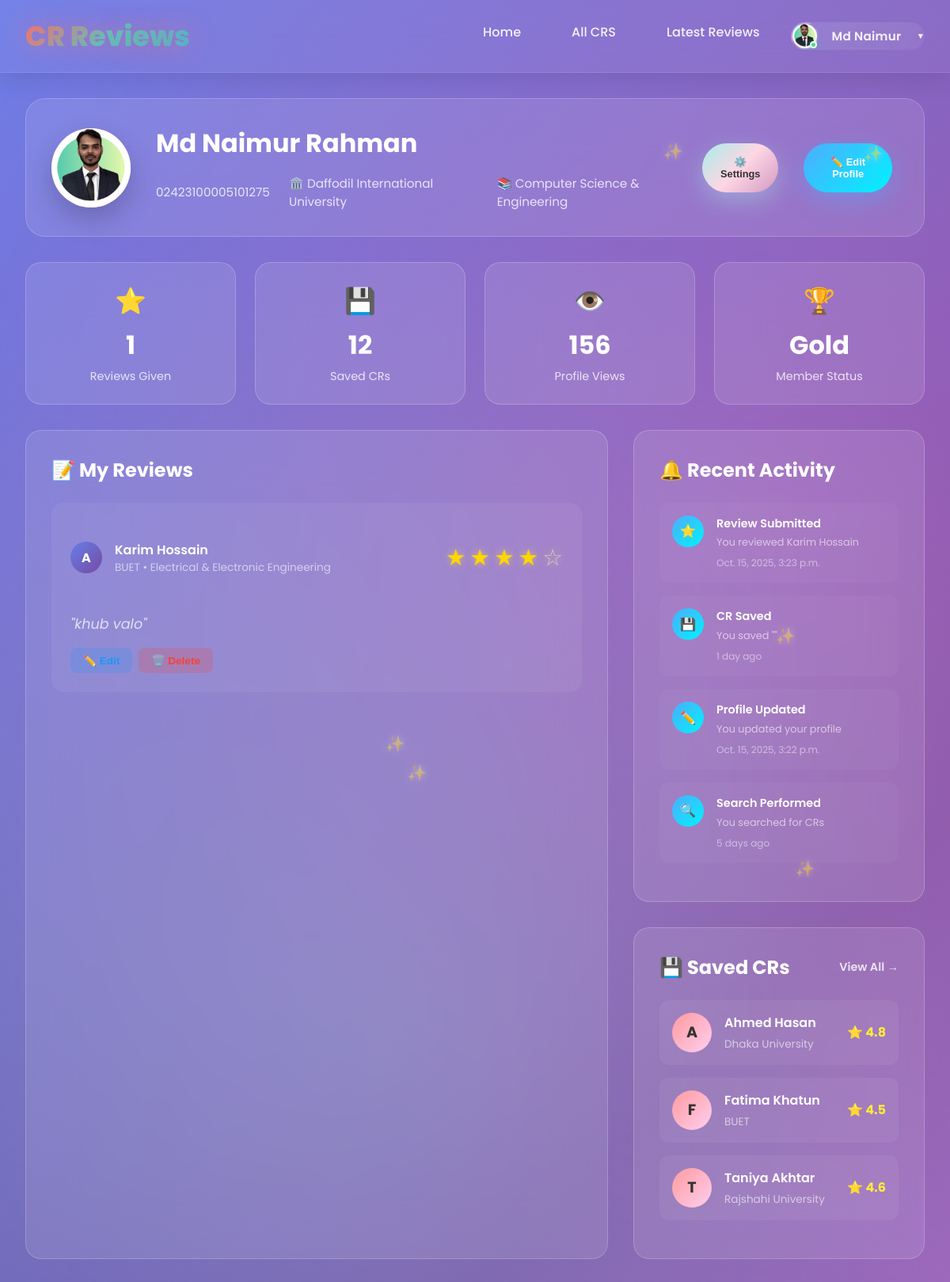
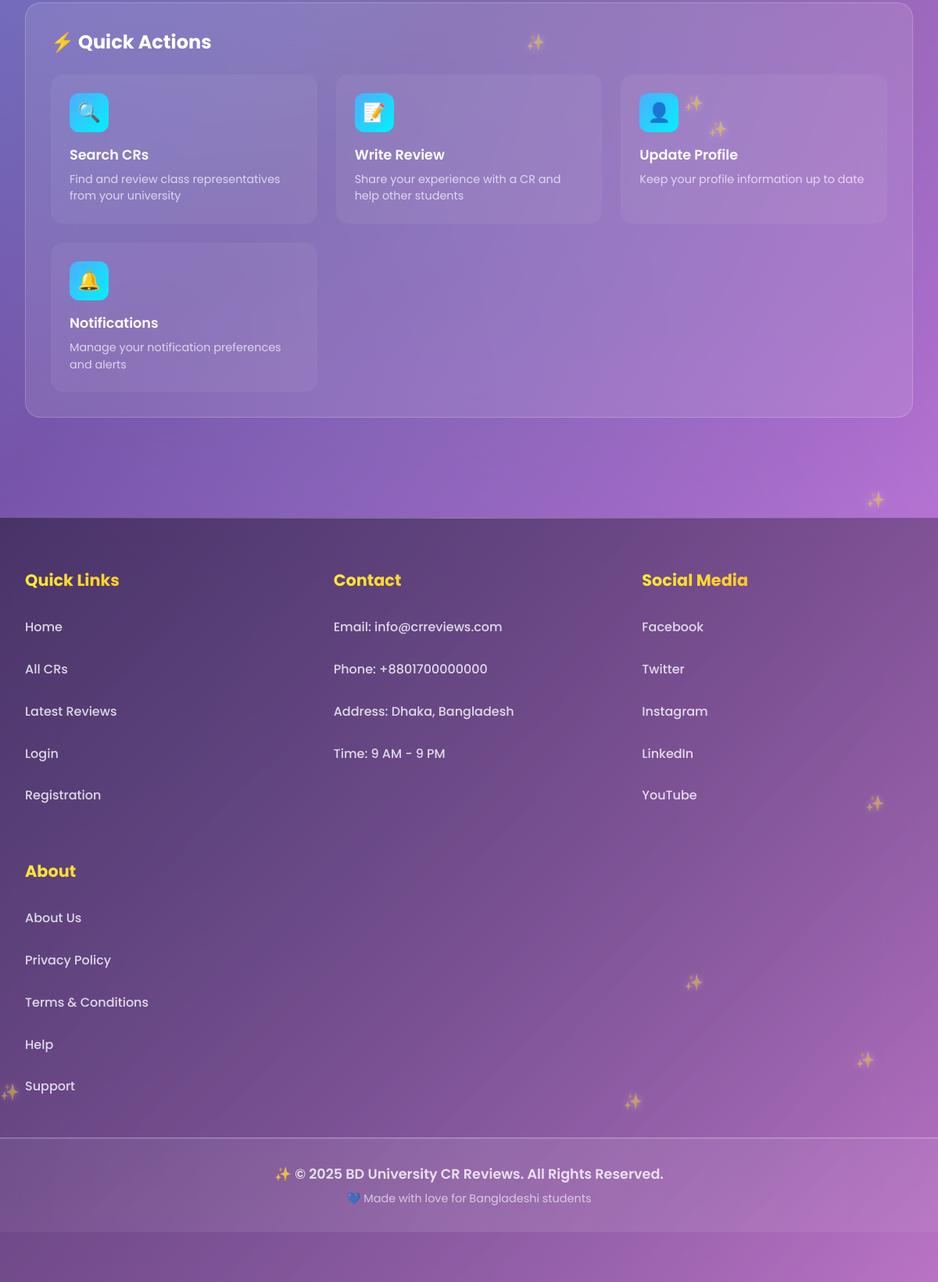
The page /user_dashboard/ (signed in) on the database its author committed (2 pictures, top to bottom).
### userprofile/models.py (models this page shows, shortened)
class User(AbstractBaseUser,PermissionsMixin):
    university=models.ForeignKey(University, on_delete=models.SET_NULL,related_name='university',null=True,blank=True)
    department=models.ForeignKey(Department, on_delete=models.SET_NULL,related_name='department',null=True,blank=True)
    profile_picture=models.ImageField(upload_to=user_profile_picture_path,null=True,blank=True)
    first_name = models.CharField(max_length=50)
    last_name = models.CharField(max_length=50)
    gender = models.CharField(choices=[('M', 'Male'), ('F', 'Female')], max_length=1)
    email = models.EmailField(unique=True)
    phone=models.CharField(max_length=20,null=True,blank=True)
    date_of_birth=models.DateField(null=True,blank=True)
    student_id=models.CharField(max_length=50,unique=True)
    batch=models.CharField(max_length=20,null=True,blank=True)
    section=models.CharField(max_length=20,null=True,blank=True)
    bio=models.TextField(null=True,blank=True)
    facebook_url=models.URLField(null=True,blank=True)
    instagram_url=models.URLField(null=True,blank=True)
    linkedin_url=models.URLField(null=True,blank=True)
    role=models.CharField(max_length=20, default='student')
    slug=models.SlugField(blank=True,unique=True)
    is_active = models.BooleanField(default=True)
    is_staff = models.BooleanField(default=False)
    created_at = models.DateTimeField(auto_now_add=True)
    updated_at = models.DateTimeField(auto_now=True)
    deleted_at = models.DateTimeField(blank=True, null=True)
    USERNAME_FIELD = 'email'
    REQUIRED_FIELDS = ['first_name','last_name']
    objects = CustomUserManager()

### cr/models.py (models this page shows, shortened)
class University(models.Model):
    Public = "Public"
    Private = "Private"
    university_type = [
        (Public,"Public"),
        (Private,"Private"),
    ]
    title =models.CharField(max_length=100,unique=True,blank=False,null=False)
    type =models.CharField(max_length=100,choices=university_type)
    address=models.CharField(max_length=150, blank=True, null=True)
    slug=models.SlugField(blank=True,unique=True)
    created_at=models.DateTimeField(auto_now_add=True)
    updated_at=models.DateTimeField(auto_now=True)
    daleted_at=models.DateTimeField(auto_now=True,blank=True,null=True)
    def __str__(self):
        return self.title

class Department(models.Model):
    university=models.ForeignKey(University, on_delete=models.CASCADE,related_name='departments')
    title=models.CharField(max_length=50,unique=True,blank=False,null=False)
    code=models.CharField(max_length=50,unique=True,blank=True,null=True)
    slug=models.SlugField(blank=True,unique=True)
    created_at=models.DateTimeField(auto_now_add=True)
    updated_at=models.DateTimeField(auto_now=True)
    daleted_at=models.DateTimeField(auto_now=True,blank=True,null=True)
    def __str__(self):
        return self.title

class Review(models.Model):
    user=models.OneToOneField('userprofile.User', on_delete=models.CASCADE,related_name='userreviews')
    cr_profile=models.ForeignKey(CrProfile, on_delete=models.CASCADE,related_name='cr_reviews')
    rating = models.PositiveSmallIntegerField()
    description = models.TextField(blank=True, null=True)
    slug = models.SlugField(unique=True, blank=True)
    created_at = models.DateTimeField(auto_now_add=True)
    updated_at = models.DateTimeField(auto_now=True)
    deleted_at = models.DateTimeField(blank=True, null=True)

class CrProfile(models.Model):
    user=models.OneToOneField('userprofile.User', on_delete=models.CASCADE,related_name='cr_profile')
    university=models.ForeignKey(University, on_delete=models.CASCADE,related_name='cr_profile')
    department=models.ForeignKey(Department, on_delete=models.CASCADE,related_name='cr_profile')
    profile_picture = models.ImageField(upload_to='cr_profile_pictures/', blank=True, null=True)
    name = models.CharField(max_length=100)
    gender = models.CharField(choices=[('M', 'Male'), ('F', 'Female')], max_length=1)
    email = models.EmailField(blank=True, null=True)
    phone = models.CharField(max_length=30, blank=True, null=True)
    st_id = models.CharField(max_length=50, unique=True)
    batch = models.CharField(max_length=20)
    section = models.CharField(max_length=10)
    bio = models.TextField(blank=True, null=True)
    slug = models.SlugField(unique=True, blank=True)
    created_at=models.DateTimeField(auto_now_add=True)
    updated_at=models.DateTimeField(auto_now=True)
    deleted_at=models.DateTimeField(auto_now=True,blank=True,null=True)

### userprofile/views.py (the view)
# urls.py: path('user_dashboard/',user_dasboard,name="user_dashboard"),
@login_required
def user_dasboard(request):
    user = User.objects.get(email=request.user.email)
    review = Review.objects.filter(user=user).order_by('-created_at')
    last = review.first()
    context = {
        'user':user,
        'review':review,
        'last':last,
    }
    return render(request,'user_profile/user_dashboard.html',context)

### templates/user_profile/user_dashboard.html (shortened to what this page needs)
{% extends 'base.html' %}
{% load static %}
{% block content %}
<div class="dashboard-container">
        <div class="dashboard-header">
            <div class="header-left">
                <div class="profile-avatar-large">
                    {% if user.profile_picture %}
                    <img src={{user.profile_picture.url}} alt={{user.first_name}} />
                    {% else %}
                    {{user.first_name|first|upper}}
                    {% endif %}
                </div>
                <div class="user-info">
                    <h1>{{user.first_name}} {{user.last_name}}</h1>
                    <div class="user-meta">
                        <span>{{user.student_id}}</span>
                        <span>🏛️ {{user.university}}</span>
                        <span>📚 {{user.department}}</span>
                    </div>
                </div>
            </div>
            <div class="header-right">
                <button class="btn btn-secondary">⚙️ Settings</button>
                <button class="btn btn-primary">✏️ Edit Profile</button>
            </div>
        </div>
        <div class="stats-row">
            <div class="stat-box">
                <div class="stat-box-icon">⭐</div>
                <div class="stat-box-value">{{review.count}}</div>
                <div class="stat-box-label">Reviews Given</div>
            </div>
            <div class="stat-box">
                <div class="stat-box-icon">💾</div>
                <div class="stat-box-value">12</div>
                <div class="stat-box-label">Saved CRs</div>
            </div>
            <div class="stat-box">
                <div class="stat-box-icon">👁️</div>
                <div class="stat-box-value">156</div>
                <div class="stat-box-label">Profile Views</div>
            </div>
            <div class="stat-box">
                <div class="stat-box-icon">🏆</div>
                <div class="stat-box-value">Gold</div>
                <div class="stat-box-label">Member Status</div>
            </div>
        </div>
        <div class="content-grid">
            <div class="dashboard-card">
                <div class="card-header">
                    <h2 class="card-title">📝 My Reviews</h2>
                </div>
                {% for review in review %}
                <div class="review-item">
                    <div class="review-header">
                        <div class="review-cr">
                            <div class="cr-avatar">A</div>
                            <div class="cr-info">
                                <h4>{{review.cr_profile.name}}</h4>
                                <p>{{review.cr_profile.university}} • {{review.cr_profile.department}}</p>
                            </div>
                        </div>
                        <div class="rating">
                            {% for i in "12345" %} {% if forloop.counter <= review.rating %}
                            <span class="star filled">★</span>
                            {% else %}
                            <span class="star">☆</span>
                            {% endif %} {% endfor %}
                        </div>
                    </div>
                    <div class="review-text">
                        "{{review.description}}"
                    </div>
                    <div class="review-actions">
                        <button class="action-btn edit">✏️ Edit</button>
                        <button class="action-btn delete">🗑️ Delete</button>
                    </div>
                </div>
                {% endfor %}
            </div>
            <div>
                <div class="dashboard-card" style="margin-bottom: 2rem;">
                    <div class="card-header">
                        <h2 class="card-title">🔔 Recent Activity</h2>
                    </div>
                    <div class="activity-item">
                        <div class="activity-icon">⭐</div>
                        <div class="activity-content">
                            <h4>Review Submitted</h4>
                            <p>You reviewed {{last.cr_profile.name}}</p>
                            <div class="activity-time">{{last.created_at}}</div>
                        </div>
                    </div>
                    <div class="activity-item">
                        <div class="activity-icon">💾</div>
                        <div class="activity-content">
                            <h4>CR Saved</h4>
                            <p>You saved ""</p>
                            <div class="activity-time">1 day ago</div>
                        </div>
                    </div>
                    <div class="activity-item">
                        <div class="activity-icon">✏️</div>
                        <div class="activity-content">
                            <h4>Profile Updated</h4>
                            <p>You updated your profile</p>
                            <div class="activity-time">{{user.updated_at}}</div>
                        </div>
                    </div>
                    <div class="activity-item">
                        <div class="activity-icon">🔍</div>
                        <div class="activity-content">
                            <h4>Search Performed</h4>
                            <p>You searched for CRs</p>
                            <div class="activity-time">5 days ago</div>
                        </div>
                    </div>
                </div>
                <div class="dashboard-card">
                    <div class="card-header">
                        <h2 class="card-title">💾 Saved CRs</h2>
                        <a href="#" class="card-link">View All →</a>
                    </div>
                    <div class="saved-cr-item">
                        <div class="saved-avatar">A</div>
                        <div class="saved-info">
                            <h4>Ahmed Hasan</h4>
                            <p>Dhaka University</p>
                        </div>
                        <div class="saved-rating">
                            ⭐ 4.8
                        </div>
                    </div>
                    <div class="saved-cr-item">
                        <div class="saved-avatar">F</div>
                        <div class="saved-info">
                            <h4>Fatima Khatun</h4>
                            <p>BUET</p>
                        </div>
                        <div class="saved-rating">
                            ⭐ 4.5
                        </div>
                    </div>
                    <div class="saved-cr-item">
                        <div class="saved-avatar">T</div>
                        <div class="saved-info">
                            <h4>Taniya Akhtar</h4>
                            <p>Rajshahi University</p>
                        </div>
                        <div class="saved-rating">
                            ⭐ 4.6
                        </div>
                    </div>
                </div>
            </div>
        </div>
        <div class="dashboard-card full-width-card" style="margin-top: 2rem;">
            <div class="card-header">
                <h2 class="card-title">⚡ Quick Actions</h2>
            </div>
            <div class="settings-grid">
                <div class="setting-item">
                    <div class="setting-icon">🔍</div>
                    <h3>Search CRs</h3>
                    <p>Find and review class representatives from your university</p>
                </div>
                <div class="setting-item">
                    <div class="setting-icon">📝</div>
                    <h3>Write Review</h3>
                    <p>Share your experience with a CR and help other students</p>
                </div>
                <div class="setting-item">
                    <div class="setting-icon">👤</div>
                    <h3>Update Profile</h3>
                    <p>Keep your profile information up to date</p>
                </div>
                <div class="setting-item">
                    <div class="setting-icon">🔔</div>
                    <h3>Notifications</h3>
                    <p>Manage your notification preferences and alerts</p>
                </div>
            </div>
        </div>
    </div>
{% endblock content %}

### templates/base.html (shortened to what this page needs)
<!DOCTYPE html>
<html lang="en">
{% load static %}
<head>
    <link rel="stylesheet" href="{% static 'style.css' %}">
    <link rel="stylesheet" href="{% static 'add_cr.css' %}">
    <link rel="stylesheet" href="{% static 'user_dashboard.css' %}">
</head>
<body>
    <nav class="navbar">
        <div class="nav-container">
            <a href="home.html" class="logo">CR Reviews</a>
            <ul class="nav-links">
                <li><a href="{% url 'home' %}" class="nav-link">Home</a></li>
                <li><a href="{% url 'all_cr' %}" class="nav-link" >All CRS</a></li>
                <li><a href="{% url 'latest_reviews' %}" class="nav-link" >Latest Reviews</a></li>
                {% if user.is_authenticated %}
                <li class="user-dropdown">
                <a href="#" class="nav-link user-profile-btn">
                    <span class="user-avatar">
                    {% if user.profile_picture %}
                        <img src="{{ user.profile_picture.url }}" alt="{{ user.name }}" />
                    {% else %}
                        {{ user.first_name|first|upper }}
                    {% endif %}
                    </span>
                    <span class="user-name">{{user.first_name}}</span>
                    <span class="dropdown-arrow">▼</span>
                </a>
                </li>
                {% else %}
                <li><a href="{% url 'login'%}" class="nav-link" >Login</a></li>
                <li><a href="{%url 'registration'%}" class="nav-link">Registration</a></li>
                {% endif %}
            </ul>
        </div>
    </nav>
    {% block content %}
    {% endblock content %}
    {% include 'footer.html' %}
</body>
</html>

### rows shown on the page
User: profile_picture (picture), first_name "Md Naimur", last_name "Rahman", student_id "02423100005101275", university "Daffodil International University", department "Computer Science & Engineering", updated_at "Oct. 15, 2025, 3:22 p.m."
Review: cr_profile.name "Karim Hossain", cr_profile.university "BUET", cr_profile.department "Electrical & Electronic Engineering", rating 4 (drawn), description "khub valo", created_at "Oct. 15, 2025, 3:23 p.m."

### other values the page prints
{{ review.count }} "1"
